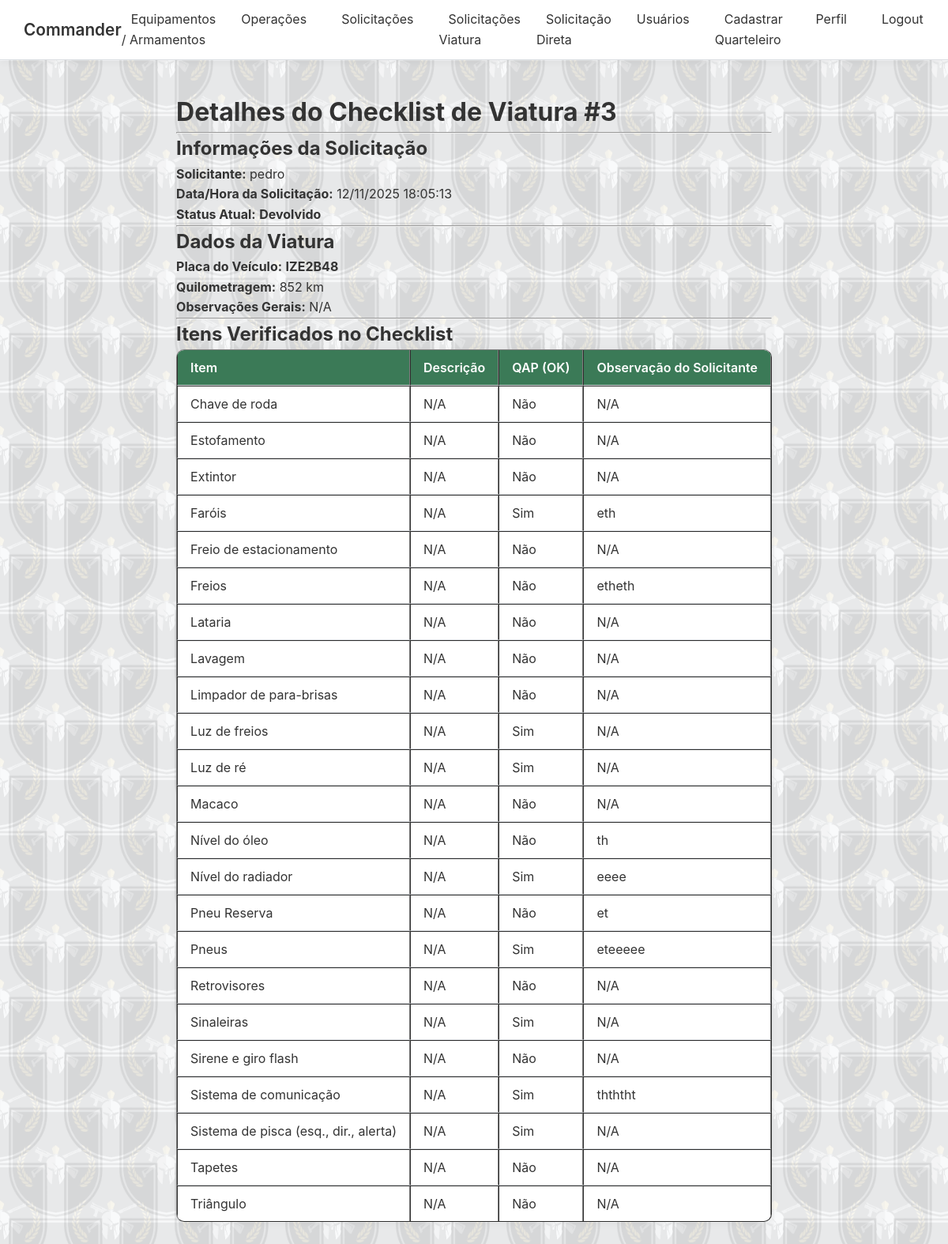
The page /detalhesVtr.php?id=3&status=7 (signed in) on the database its author committed.
### tables this page shows
CREATE TABLE IF NOT EXISTS `solicitacao_viatura` (
  `id_solicitacao_viatura` int NOT NULL AUTO_INCREMENT,
  `id_usuario` int NOT NULL,
  `data_solicitacao_viatura` datetime NOT NULL,
  `quilometragem` int DEFAULT NULL,
  `placa_veiculo` varchar(10) DEFAULT NULL,
  `observacoes_viatura` text,
  `status_solicitacao_viatura` enum('Pendente','Ativo','Negado','Devolvido') DEFAULT 'Pendente',
  PRIMARY KEY (`id_solicitacao_viatura`),
  KEY `id_usuario` (`id_usuario`)
);

CREATE TABLE IF NOT EXISTS `usuarios` (
  `id_usuario` int NOT NULL AUTO_INCREMENT,
  `nome_usuario` varchar(255) NOT NULL,
  `identidade_funcional_usuario` int NOT NULL,
  `email_usuario` varchar(255) NOT NULL,
  `senha_usuario` varchar(255) NOT NULL,
  `perfil_usuario` tinyint(1) NOT NULL,
  `data_cadastro_usuario` datetime NOT NULL,
  PRIMARY KEY (`id_usuario`)
);

CREATE TABLE IF NOT EXISTS `resultado_checklist_viatura` (
  `id_resultado` int NOT NULL AUTO_INCREMENT,
  `id_solicitacao_viatura` int NOT NULL,
  `id_item` int NOT NULL,
  `qap` tinyint(1) DEFAULT '0',
  `observacao_item` text,
  PRIMARY KEY (`id_resultado`),
  KEY `id_solicitacao_viatura` (`id_solicitacao_viatura`),
  KEY `id_item` (`id_item`)
);

CREATE TABLE IF NOT EXISTS `itens_checklist` (
  `id_item` int NOT NULL AUTO_INCREMENT,
  `nome_item` varchar(50) NOT NULL,
  `descricao_item` varchar(100) DEFAULT NULL,
  PRIMARY KEY (`id_item`)
);

### detalhesVtr.php (the view, shortened to what this page needs)
<?php
include("conecta.php");
$id_solicitacao = $_GET['id'];
$query_principal = "SELECT
    solicitacao_viatura.*,
    usuarios.nome_usuario
FROM solicitacao_viatura
JOIN usuarios ON solicitacao_viatura.id_usuario = usuarios.id_usuario
WHERE solicitacao_viatura.id_solicitacao_viatura = '{$id_solicitacao}'
LIMIT 1";
$resultado_principal = mysqli_query($conexao, $query_principal);
$solicitacao = mysqli_fetch_assoc($resultado_principal);
$query_detalhes = "SELECT
    resultado_checklist_viatura.qap,
    resultado_checklist_viatura.observacao_item,
    itens_checklist.nome_item,
    itens_checklist.descricao_item
FROM resultado_checklist_viatura
JOIN itens_checklist ON resultado_checklist_viatura.id_item = itens_checklist.id_item
WHERE resultado_checklist_viatura.id_solicitacao_viatura = '{$id_solicitacao}'
ORDER BY itens_checklist.nome_item ASC";
$resultado_detalhes = mysqli_query($conexao, $query_detalhes);
?>
<!DOCTYPE html>
<html lang="pt-br">
<head>
    <link rel="stylesheet" href="style.css">
</head>
<body>
    <nav>
        <div class="logo"><a href="homeQuarteleiro.php">Commander</a></div>
      <ul>
        <li><a href="equipamentos.php" class="ativo">Equipamentos / Armamentos</a></li>
        <li><a href="operacoes.php">Operações</a></li>
        <li><a href="solicitacoesQuarteleiro.php">Solicitações</a></li>
        <li><a href="solicitacoesVtr.php">Solicitações Viatura</a></li>
        <li><a href="solicitarSolicitante.php">Solicitação Direta</a></li>
        <li><a href="listarUsuarios.php">Usuários</a></li>
        <li><a href="cadastrarQuarteleiro.php">Cadastrar Quarteleiro</a></li>
        <li><a href="editarPerfil.php">Perfil</a></li>
        <li><a href="logout.php">Logout</a></li>
      </ul>
    </nav>
    <div class="container">
        <div class="titulo-principal">
            <h1>Detalhes do Checklist de Viatura #<?= $id_solicitacao ?></h1>
            <hr>
        </div>
        <div class="secao solicitacao-info">
            <h2>Informações da Solicitação</h2>
            <p><strong>Solicitante:</strong> <?= $solicitacao['nome_usuario'] ?></p>
            <p><strong>Data/Hora da Solicitação:</strong> <?= date('d/m/Y H:i:s', strtotime($solicitacao['data_solicitacao_viatura'])) ?></p>
            <p><strong>Status Atual:</strong> <strong><?= $solicitacao['status_solicitacao_viatura'] ?></strong></p>
            <hr>
        </div>
        <div class="secao viatura-info">
            <h2>Dados da Viatura</h2>
            <p><strong>Placa do Veículo:</strong> <strong><?= $solicitacao['placa_veiculo'] ?></strong></p>
            <p><strong>Quilometragem:</strong> <?= $solicitacao['quilometragem'] ?> km</p>
            <p><strong>Observações Gerais:</strong> <?= empty($solicitacao['observacoes_viatura']) ? 'N/A' : $solicitacao['observacoes_viatura'] ?></p>
            <hr>
        </div>
        <div class="secao checklist-itens">
            <h2>Itens Verificados no Checklist</h2>
            <table border="1" class="tabela-checklist">
                <thead>
                    <tr>
                        <th>Item</th>
                        <th>Descrição</th>
                        <th>QAP (OK)</th>
                        <th>Observação do Solicitante</th>
                    </tr>
                </thead>
                <tbody>
                    <?php if ($resultado_detalhes && mysqli_num_rows($resultado_detalhes) > 0): ?>
                        <?php while($item = mysqli_fetch_assoc($resultado_detalhes)): ?>
                            <tr class="<?= $item['qap'] == 0 ? 'item-problema' : 'item-ok' ?>">
                                <td><?= $item['nome_item'] ?></td>
                                <td><?= empty($item['descricao_item']) ? 'N/A' : $item['descricao_item'] ?></td>
                                <td><?= $item['qap'] == 1 ? 'Sim' : 'Não' ?></td>
                                <td><?= empty($item['observacao_item']) ? 'N/A' : $item['observacao_item'] ?></td>
                            </tr>
                        <?php endwhile; ?>
                    <?php else: ?>
                        <tr>
                            <td colspan="4">Nenhum item de checklist encontrado.</td>
                        </tr>
                    <?php endif; ?>
                </tbody>
            </table>
        </div>
    </div>
</body>
</html>

### style.css (style rules this page uses)
:root { --cor-fundo: #f9fafb; --cor-card: #ffffff; --cor-borda: #dcdfe3; --cor-texto: #333; --cor-suave: #666; --cor-principal: #3b7a57; --cor-principal-hover: #2e6045; --radius: 10px; --sombra: 0 2px 10px rgba(0, 0, 0, 0.05); --transicao: 0.25s ease; --max-largura: 1100px; --font-base: "Inter", "Roboto", sans-serif; }
* { margin: 0; padding: 0; box-sizing: border-box; font-family: var(--font-base); }
body { background: transparent; color: var(--cor-texto); line-height: 1.6; display: flex; flex-direction: column; min-height: 100vh; position: relative; overflow-x: hidden; }
body::before { content: ""; position: fixed; inset: 0; background-image: url('img/logo.png'); background-size: 140px 140px; background-repeat: repeat; opacity: 0.08; z-index: -1; pointer-events: none; }
body::after { content: ""; position: fixed; inset: 0; background-image: url('logo.png'); background-size: 140px 140px; background-position: 70px 70px; background-repeat: repeat; opacity: 0.08; z-index: -1; pointer-events: none; }
nav { background: var(--cor-card); border-bottom: 1px solid var(--cor-borda); box-shadow: var(--sombra); display: flex; justify-content: space-between; align-items: center; padding: 12px 30px; position: sticky; top: 0; z-index: 10; }
nav .logo { font-weight: 600; color: var(--cor-principal); font-size: 1.3rem; }
nav ul { list-style: none; display: flex; gap: 20px; }
nav ul li a { color: var(--cor-texto); text-decoration: none; padding: 8px 12px; border-radius: var(--radius); transition: var(--transicao); }
.container { flex: 1; max-width: var(--max-largura); margin: 40px auto; padding: 0 20px; position: relative; z-index: 1; }
table { width: 100%; border-collapse: separate; border-spacing: 0; background: var(--cor-card); border-radius: var(--radius); box-shadow: var(--sombra); overflow: hidden; margin-bottom: 30px; }
th, td { padding: 12px 16px; text-align: left; border-bottom: 1px solid var(--cor-borda); }
th { background: var(--cor-principal); color: white; font-weight: 600; border-top: none; }
tr:last-child td { border-bottom: none; }
a { text-decoration: none; color: var(--cor-texto); }

### rows shown on the page
solicitacao_viatura: id_usuario.nome_usuario "pedro", data_solicitacao_viatura "12/11/2025 18:05:13", status_solicitacao_viatura "Devolvido", placa_veiculo "IZE2B48", quilometragem "852"
resultado_checklist_viatura: id_item.nome_item "Chave de roda", qap "Não", observacao_item "N/A"
resultado_checklist_viatura: id_item.nome_item "Estofamento", qap "Não", observacao_item "N/A"
resultado_checklist_viatura: id_item.nome_item "Extintor", qap "Não", observacao_item "N/A"
resultado_checklist_viatura: id_item.nome_item "Faróis", qap "Sim", observacao_item "eth"
resultado_checklist_viatura: id_item.nome_item "Freio de estacionamento", qap "Não", observacao_item "N/A"
resultado_checklist_viatura: id_item.nome_item "Freios", qap "Não", observacao_item "etheth"
resultado_checklist_viatura: id_item.nome_item "Lataria", qap "Não", observacao_item "N/A"
resultado_checklist_viatura: id_item.nome_item "Lavagem", qap "Não", observacao_item "N/A"
resultado_checklist_viatura: id_item.nome_item "Limpador de para-brisas", qap "Não", observacao_item "N/A"
resultado_checklist_viatura: id_item.nome_item "Luz de freios", qap "Sim", observacao_item "N/A"
resultado_checklist_viatura: id_item.nome_item "Luz de ré", qap "Sim", observacao_item "N/A"
resultado_checklist_viatura: id_item.nome_item "Macaco", qap "Não", observacao_item "N/A"
resultado_checklist_viatura: id_item.nome_item "Nível do óleo", qap "Não", observacao_item "th"
resultado_checklist_viatura: id_item.nome_item "Nível do radiador", qap "Sim", observacao_item "eeee"
resultado_checklist_viatura: id_item.nome_item "Pneu Reserva", qap "Não", observacao_item "et"
resultado_checklist_viatura: id_item.nome_item "Pneus", qap "Sim", observacao_item "eteeeee"
resultado_checklist_viatura: id_item.nome_item "Retrovisores", qap "Não", observacao_item "N/A"
resultado_checklist_viatura: id_item.nome_item "Sinaleiras", qap "Sim", observacao_item "N/A"
resultado_checklist_viatura: id_item.nome_item "Sirene e giro flash", qap "Não", observacao_item "N/A"
resultado_checklist_viatura: id_item.nome_item "Sistema de comunicação", qap "Sim", observacao_item "thththt"
resultado_checklist_viatura: id_item.nome_item "Sistema de pisca (esq., dir., alerta)", qap "Sim", observacao_item "N/A"
resultado_checklist_viatura: id_item.nome_item "Tapetes", qap "Não", observacao_item "N/A"
resultado_checklist_viatura: id_item.nome_item "Triângulo", qap "Não", observacao_item "N/A"

### other values the page prints
$id_solicitacao "3"
